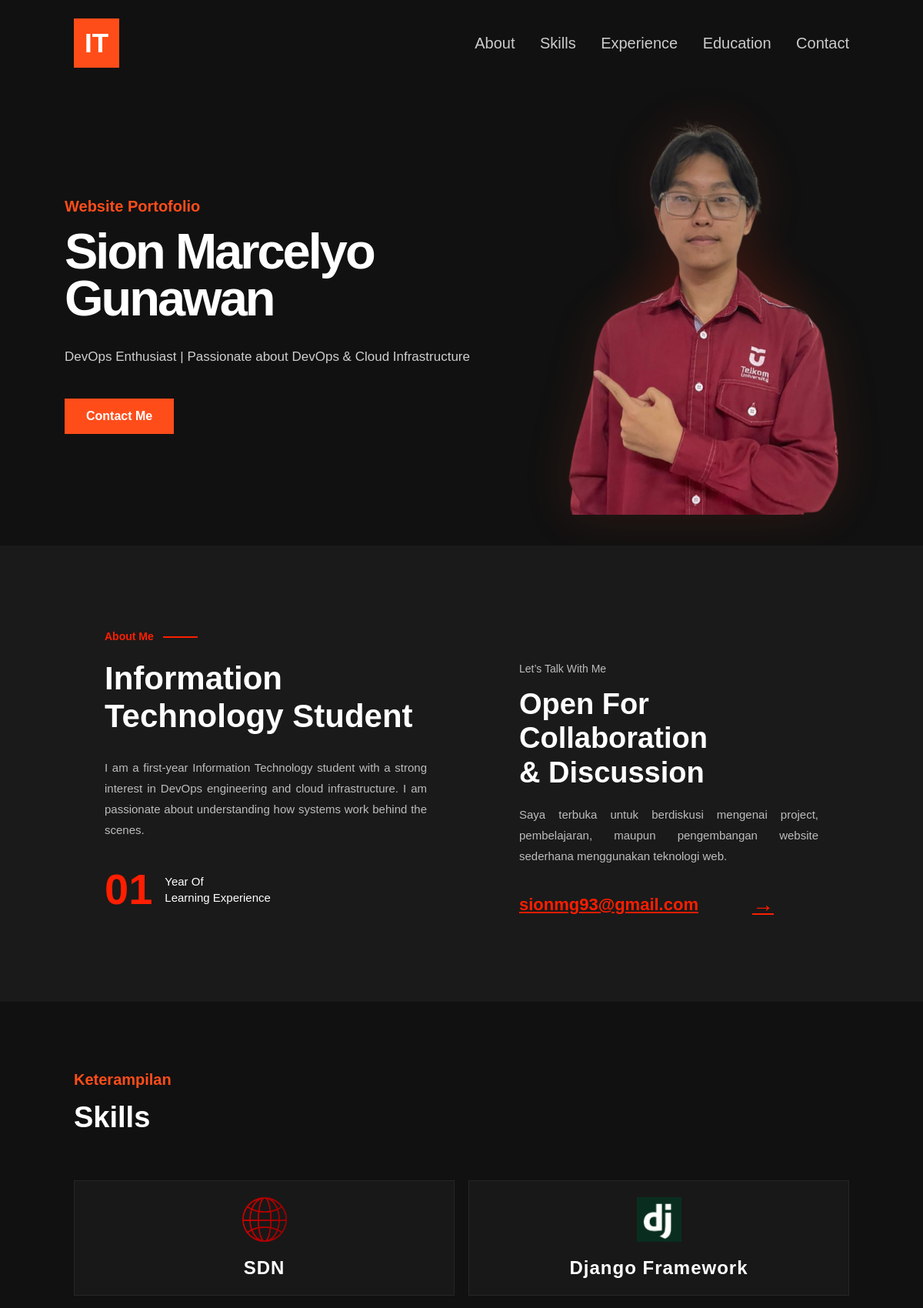
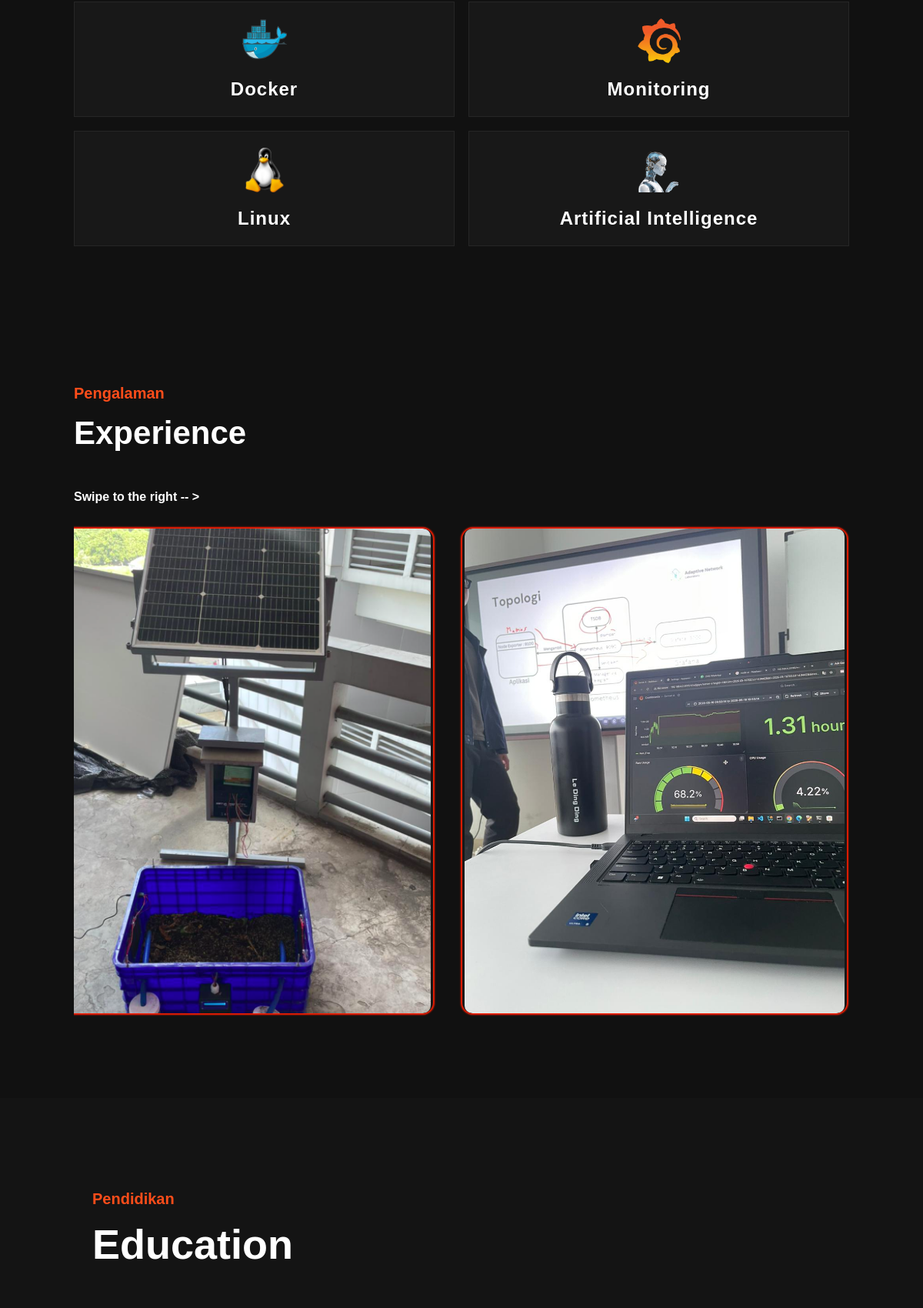
The page / (upper part) on the database its author committed (2 pictures, top to bottom).
### portofolio/models.py (models this page shows, shortened)
class Skill(models.Model):
    name = models.CharField(max_length=100)
    image_path = models.CharField(
        max_length=255,
        help_text="Contoh: images/net.png"
    )
    order = models.PositiveIntegerField(default=0)
    class Meta:
        ordering = ["order", "name"]

class Experience(models.Model):
    title = models.CharField(max_length=120)
    period = models.CharField(max_length=100)
    image_path = models.CharField(
        max_length=255,
        help_text="Contoh: images/netsc.png"
    )
    description = models.TextField()
    order = models.PositiveIntegerField(default=0)
    class Meta:
        ordering = ["order", "title"]

### portofolio/views.py (the view)
# urls.py: path('', views.home, name='home'),
def home(request):
    skills = Skill.objects.all()
    experiences = (
        Experience.objects
        .prefetch_related("points", "links")
        .all()
    )
    educations = Education.objects.all()
    contact_links = ContactLink.objects.all()
    context = {
        "skills": skills,
        "experiences": experiences,
        "educations": educations,
        "contact_links": contact_links,
    }
    return render(request, "portofolio/index.html", context)

### portofolio/templates/portofolio/index.html (shortened to what this page needs)
{% load static %}
<!DOCTYPE html>
<html lang="id">
<head>
    <link rel="stylesheet" href="{% static 'css/style.css' %}">
    <link rel="stylesheet" href="https://cdnjs.cloudflare.com/ajax/libs/font-awesome/6.5.1/css/all.min.css">
</head>
<body>
    <header class="navbar">
        <div class="logo">IT</div>
        <nav>
            <a href="#about">About</a>
            <a href="#skills">Skills</a>
            <a href="#projects">Experience</a>
            <a href="#education">Education</a>
            <a href="#contact">Contact</a>
        </nav>
    </header>
    <main>
        <section class="hero">
            <div class="hero-text">
                <p class="label">Website Portofolio</p>
                <h1>Sion Marcelyo Gunawan</h1>
                <p class="description">
                   DevOps Enthusiast | Passionate about DevOps & Cloud Infrastructure<br>
                </p>
                <a href="#contact" class="btn">Contact Me</a>
            </div>
            <div class="hero-image">
                <img src="{% static 'images/profile.png' %}" alt="Profile Photo" class="profile-image">
            </div>
        </section>
        <section id="about" class="about-section">
            <div class="about-container">
                <div class="about-left">
                    <p class="section-label">About Me</p>
                    <h2>
                        Information Technology Student
                    </h2>
                    <p class="about-description">
                    I am a first-year Information Technology student with a strong interest in DevOps engineering and cloud infrastructure. I am passionate about understanding how systems work behind the scenes.
                    </p>
                <div class="experience-box">
                    <span class="experience-number">01</span>
                    <span class="experience-text">Year Of<br>Learning Experience</span>
                </div>
            </div>
                <div class="about-right">
                    <p class="small-title">Let’s Talk With Me</p>
                    <h3>
                        Open For Collaboration <br> & Discussion
                    </h3>
                    <p class="about-text">
                    Saya terbuka untuk berdiskusi mengenai project, pembelajaran,
                    maupun pengembangan website sederhana menggunakan teknologi web.
                    </p>
                    <a href="#contact" class="email-link">
                        sionmg93@gmail.com
                        <span>→</span>
                    </a>
                </div>
            </div>
        </section>
        <section id="skills" class="section skills-section">
            <p class="label">Keterampilan</p>
            <h2>Skills</h2>
            <div class="skills-logo-grid">
                {% for skill in skills %}
                    <div class="skill-logo-card">
                        <img src="{% static skill.image_path %}" alt="{{ skill.name }}">
                        <h3>{{ skill.name }}</h3>
                    </div>
                {% empty %}
                    <p>Belum ada data skill.</p>
                {% endfor %}
            </div>
        </section>
        <section id="projects" class="section experience-section">
            <p class="label">Pengalaman</p>
            <h2>Experience</h2>
            <h4>Swipe to the right -- ></h4><br>
            <div class="experience-scroll">
                {% for experience in experiences %}
                    <div class="experience-card">
                        <img src="{% static experience.image_path %}" alt="{{ experience.title }}">
                    </div>
                {% empty %}
                    <p>Belum ada data experience.</p>
                {% endfor %}
            </div>
        </section>
        <section id="education" class="section education-section">
            <p class="label">Pendidikan</p>
            <h2>Education</h2>
        </section>
    </main>
</body>
</html>

### rows shown on the page
Skill: image_path (picture), name "SDN"
Skill: image_path (picture), name "Django Framework"
Skill: image_path (picture), name "Docker"
Skill: image_path (picture), name "Monitoring"
Skill: image_path (picture), name "Linux"
Skill: image_path (picture), name "Artificial Intelligence"
Experience: image_path (picture)
Experience: image_path (picture)
